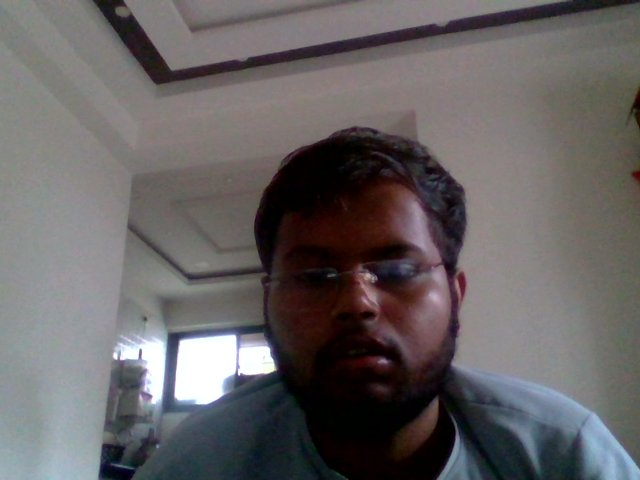
#> input picture storage/ASD1234567.jpg, 640 x 480 px; its folder holds only this picture in this run
$ python -i face.py   (imports and definitions only)
#> lines starting #> are read from the running program, lines starting #| are printed output that depends on the picture
#> further down, picture is the input picture: shape (480, 640, 3); mean B, G, R 99.3, 98.5, 102.3
import os
import glob
import base64
import cv2
import numpy as np

# ─────────────────────────────────────────────────────────────────
# TrustVote - Fast + Accurate Face Recognition
# Uses DeepFace with "Facenet" model
# ─────────────────────────────────────────────────────────────────

USE_DEEP = False
# [8 lines not run here, left out]

face_cascade = None
try:
    if hasattr(cv2, 'data') and hasattr(cv2.data, 'haarcascades'):
        CASCADE_PATH = cv2.data.haarcascades + "haarcascade_frontalface_default.xml"
        if hasattr(cv2, 'CascadeClassifier'):
            face_cascade = cv2.CascadeClassifier(CASCADE_PATH)
except Exception as e:
    print(f"[TrustVote] [Cascade] Info: {e}")


# [6 lines left out: function decode_base64_image, not called in this run]


def extract_face_roi(img):
    if img is None:
        return None
    if face_cascade is None or not hasattr(face_cascade, 'detectMultiScale'):
        h, w = img.shape[:2]
        return img[int(h*0.05):int(h*0.95), int(w*0.05):int(w*0.95)]

    gray  = cv2.cvtColor(img, cv2.COLOR_BGR2GRAY)
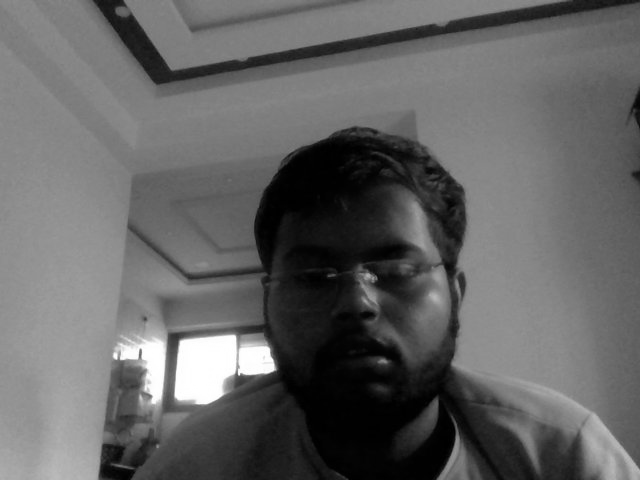
#> gray: shape (480, 640); min 0, max 255, mean 99.7
    gray  = cv2.equalizeHist(gray)
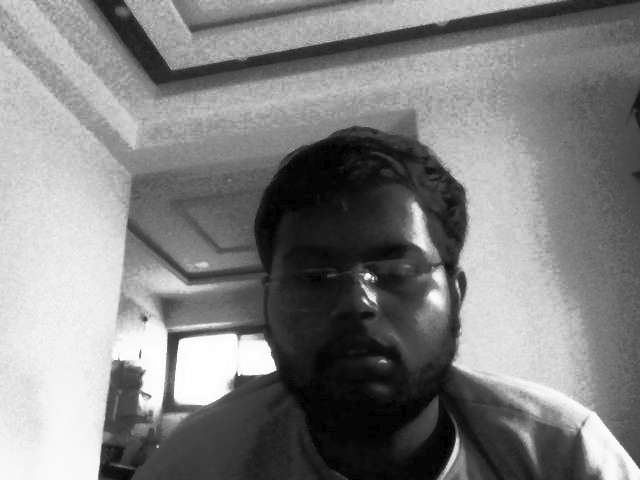
#> gray: shape (480, 640); min 0, max 255, mean 128.4
    faces = face_cascade.detectMultiScale(
        gray, scaleFactor=1.1, minNeighbors=6, minSize=(80, 80)
    )
#> faces = [[254, 187, 216, 216]]
    if len(faces) == 0:
        return None
    x, y, w, h = max(faces, key=lambda f: f[2] * f[3])
#> x = 254; y = 187; w = 216; h = 216
    pad = int(0.15 * min(w, h))
#> pad = 32
    x1  = max(0, x - pad)
#> x1 = 222
    y1  = max(0, y - pad)
#> y1 = 155
    x2  = min(img.shape[1], x + w + pad)
#> x2 = 502
    y2  = min(img.shape[0], y + h + pad)
#> y2 = 435
    return img[y1:y2, x1:x2]
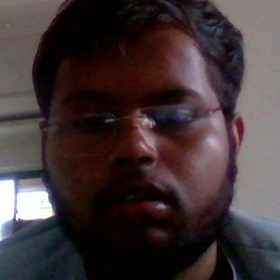
#> returned value: shape (280, 280, 3); mean of channels 0, 1, 2 55.4, 53.6, 65.7; drawn as B, G, R
    x2  = min(img.shape[1], x + w + pad)
    y2  = min(img.shape[0], y + h + pad)
    return img[y1:y2, x1:x2]


# [91 lines left out: functions _deepface_compare, _histogram_compare, compare_faces, check_duplicate_face, not called in this run]

>>> import cv2
>>> picture = cv2.imread('storage/ASD1234567.jpg')
>>> result = extract_face_roi(picture)

$ run again, on storage/MNB7876543.jpg
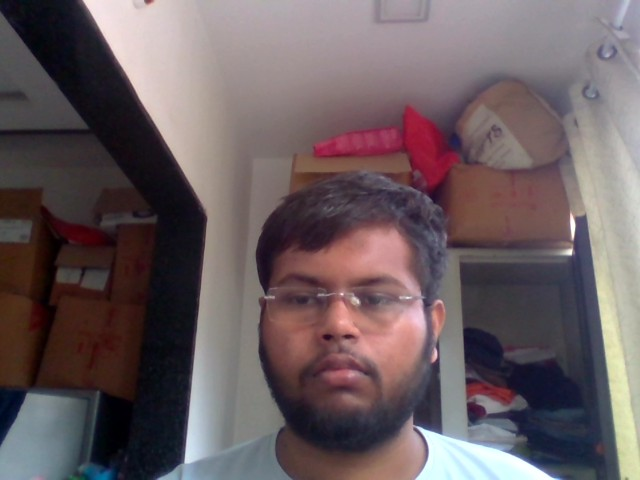
#> input picture storage/MNB7876543.jpg, 640 x 480 px
#> picture is the input picture: shape (480, 640, 3); mean B, G, R 96.2, 92.9, 106.3
#> in extract_face_roi, `gray  = cv2.equalizeHist(gray)`:
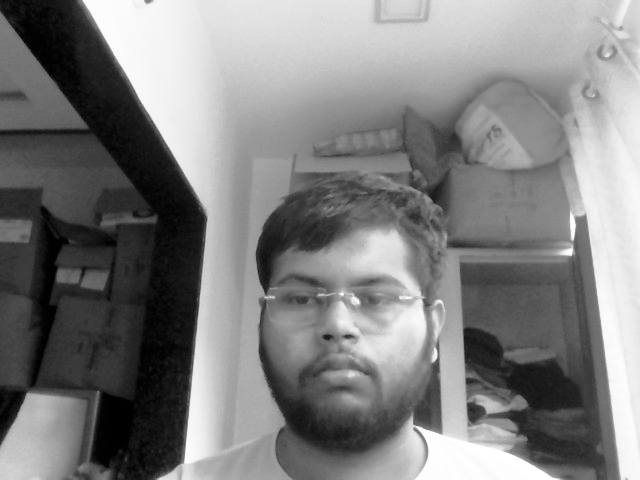
#> gray: shape (480, 640); min 0, max 255, mean 128.1
#> faces = [[244, 224, 189, 189]]
#> x = 244; y = 224; w = 189
#> pad = 28
#> x1 = 216
#> y1 = 196
#> x2 = 461
#> y2 = 441
#> in extract_face_roi, `return img[y1:y2, x1:x2]`:
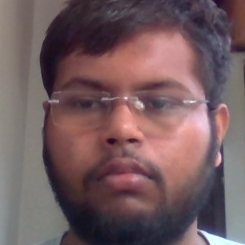
#> returned value: shape (245, 245, 3); mean of channels 0, 1, 2 95, 91.6, 115.2; drawn as B, G, R

$ run again, on storage/ROH1234567.jpg
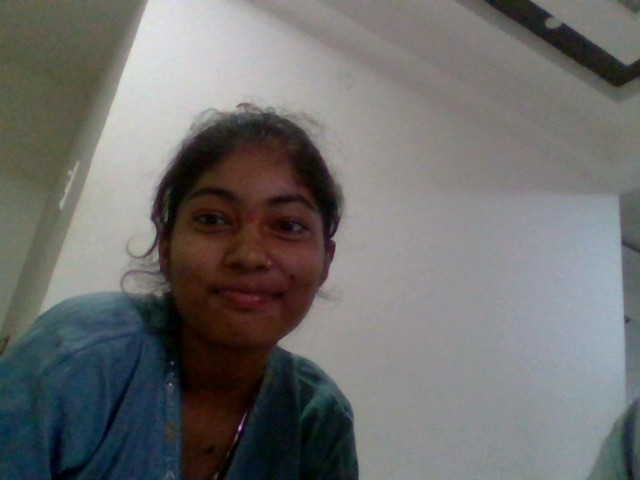
#> input picture storage/ROH1234567.jpg, 640 x 480 px
#> picture is the input picture: shape (480, 640, 3); mean B, G, R 109.3, 110.4, 110.6
#> in extract_face_roi, `gray  = cv2.equalizeHist(gray)`:
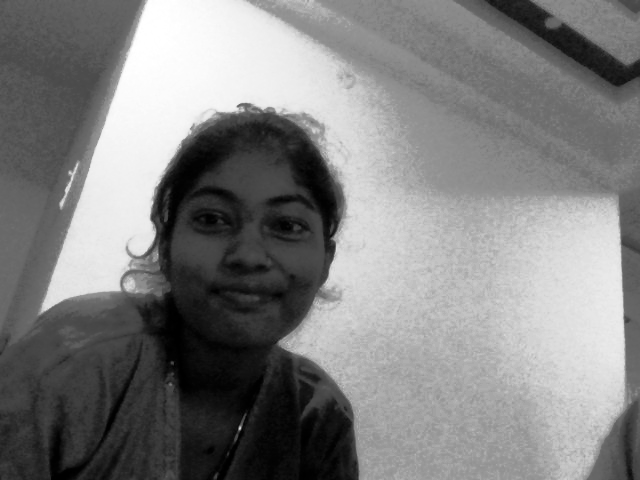
#> gray: shape (480, 640); min 0, max 255, mean 128.4
#> faces = [[159, 152, 180, 180]]
#> x = 159; y = 152; w = 180
#> pad = 27
#> x1 = 132
#> y1 = 125
#> x2 = 366
#> y2 = 359
#> in extract_face_roi, `return img[y1:y2, x1:x2]`:
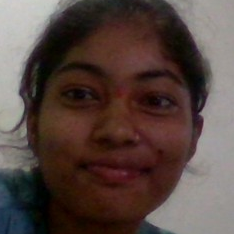
#> returned value: shape (234, 234, 3); mean of channels 0, 1, 2 64.2, 69.3, 85.8; drawn as B, G, R
